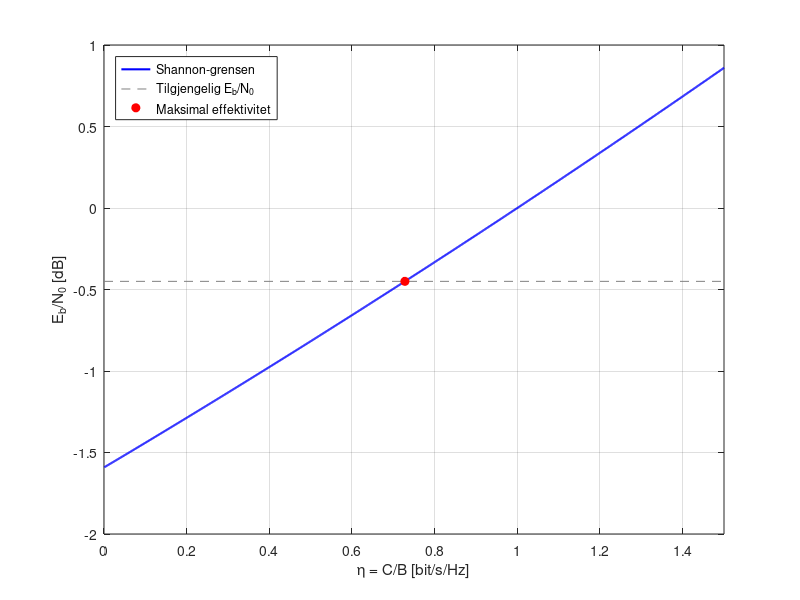

Here is the MATLAB script that generated this plot:
% Innlevering 7, oppgave 3: båndbreddeeffektivitet ved Shannon-grensen.
% Beregn positiv løsning; eta = 0 gir ingen informasjonsoverføring.
gamma_b = 10^(-0.45/10);
f = @(eta) (2.^eta-1)./eta - gamma_b;
eta_max = fzero(f, [0.7 0.75]);
C = 3100*eta_max;
fprintf('eta_max = %.9f bit/s/Hz\n', eta_max);
fprintf('C = %.9f bit/s\n', C);

% Samme figur som er inkludert i besvarelsen.
eta = linspace(0.001, 1.5, 1000);
gamma_limit_dB = 10*log10((2.^eta-1)./eta);
figure('Color', 'w');
plot(eta, gamma_limit_dB, 'b', 'LineWidth', 1.5);
hold on;
plot([0 1.5], [-0.45 -0.45], '--', 'Color', [0.5 0.5 0.5]);
plot(eta_max, -0.45, 'ro', 'MarkerFaceColor', 'r');
hold off;
grid on;
xlim([0 1.5]);
xlabel('\eta = C/B [bit/s/Hz]');
ylabel('E_b/N_0 [dB]');
legend('Shannon-grensen', 'Tilgjengelig E_b/N_0', ...
       'Maksimal effektivitet', 'Location', 'northwest');
base = fileparts(mfilename('fullpath'));
media = fullfile(base, '..', 'Media');
if ~exist(media, 'dir'), mkdir(media); end
print(fullfile(media, 'grapf1.png'), '-dpng', '-r300');
